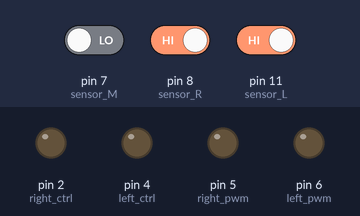
Bench run of a sketch on a simulated Arduino Uno, built with avr-gcc and run on an emulated ATmega328P. Parts: output pins drawn as LEDs (lit = HIGH). The inputs (shaded band) are chosen by the test bench; at power-on: pin 7 (sensor_M) LOW, pin 8 (sensor_R) HIGH, pin 11 (sensor_L) HIGH.

Above: at 1.2 s.
1.3 s: pin 7 (sensor_M) driven HIGH
At 2.1 s:
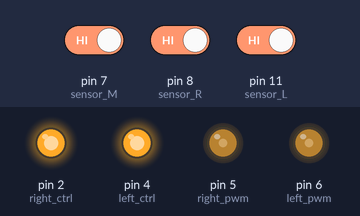
2.8 s: pin 8 (sensor_R) driven LOW
At 3.3 s:
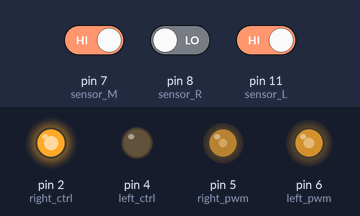
4.3 s: pin 8 (sensor_R) driven HIGH
At 5.5 s:
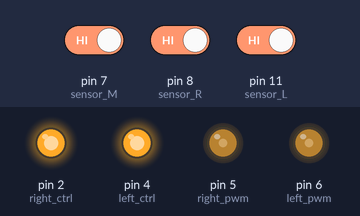
5.8 s: pin 11 (sensor_L) driven LOW
At 6.7 s:
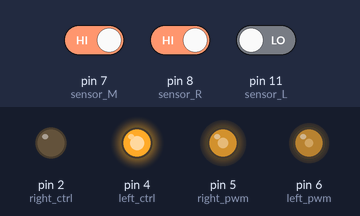
7.3 s: pin 11 (sensor_L) driven HIGH
At 7.9 s:
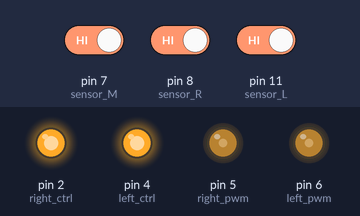
Timing chart, 0 to 9.8 s (numbered marks = the images above; inputs shaded):
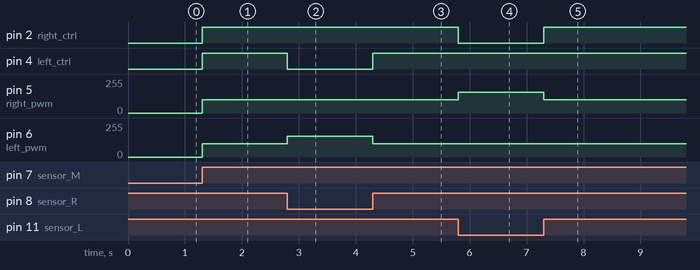

Measured:
- after the input at 1.3 s, pin 2 (right_ctrl), pin 4 (left_ctrl): LOW → HIGH at once; pin 5 (right_pwm), pin 6 (left_pwm): 0/255 → 100/255 at once
- after the input at 2.8 s, pin 4 (left_ctrl): HIGH → LOW at once; pin 6 (left_pwm): 100/255 → 155/255 at once
- after the input at 4.3 s, pin 4 (left_ctrl): LOW → HIGH at once; pin 6 (left_pwm): 155/255 → 100/255 at once
- after the input at 5.8 s, pin 2 (right_ctrl): HIGH → LOW at once; pin 5 (right_pwm): 100/255 → 155/255 at once
- after the input at 7.3 s, pin 2 (right_ctrl): LOW → HIGH at once; pin 5 (right_pwm): 155/255 → 100/255 at once

The sketch:

LINE__FOLLOW.ino
```cpp
int left_ctrl = 4;
int left_pwm = 6;
int right_ctrl = 2;
int right_pwm = 5;
int sensor_L = 11;
int sensor_M = 7;
int sensor_R = 8;
int L_val, M_val, R_val;

void setup() {
  Serial.begin(9600);
  pinMode(left_ctrl, OUTPUT);
  pinMode(left_pwm, OUTPUT);
  pinMode(right_ctrl, OUTPUT);
  pinMode(right_pwm, OUTPUT);
  pinMode(sensor_L, INPUT);
  pinMode(sensor_M, INPUT);
  pinMode(sensor_R, INPUT);
}
void loop() {

    tracking();
  }

  void tracking() {
    L_val = digitalRead(sensor_L);
    M_val = digitalRead(sensor_M);
    R_val = digitalRead(sensor_R);
    if (M_val == 1) {
      if (M_val == 1 && R_val == 0){
        left();
    }
    else if (L_val == 0 && R_val == 1) {
      right();
    }
    else {
      front();
    }
  }
  else {
    if (L_val == 1 && R_val == 0) {
      left();
    }
    else if (L_val == 0 && R_val == 1) {
      right();
      }
      else {
      Stop();
    }
  }
}
void front() {
  digitalWrite(left_ctrl, HIGH);
  analogWrite(left_pwm, 100);
  digitalWrite(right_ctrl, HIGH);
  analogWrite(right_pwm, 100);
}
void back() {
  digitalWrite(left_ctrl, LOW);
  analogWrite(left_pwm, 155);
  digitalWrite(right_ctrl, LOW);
  analogWrite(right_pwm, 155);
}
void left() {
  digitalWrite(left_ctrl, LOW);
  analogWrite(left_pwm, 155);
  digitalWrite(right_ctrl, HIGH);
  analogWrite(right_pwm, 100);
}
void right() {
  digitalWrite(left_ctrl, HIGH);
  analogWrite(left_pwm, 100);
  digitalWrite(right_ctrl, LOW);
  analogWrite(right_pwm, 155);
}

void Stop() {
  digitalWrite(left_ctrl, LOW);
  analogWrite(left_pwm, 0);
  digitalWrite(right_ctrl, LOW);
  analogWrite(right_pwm, 0);

}
```
